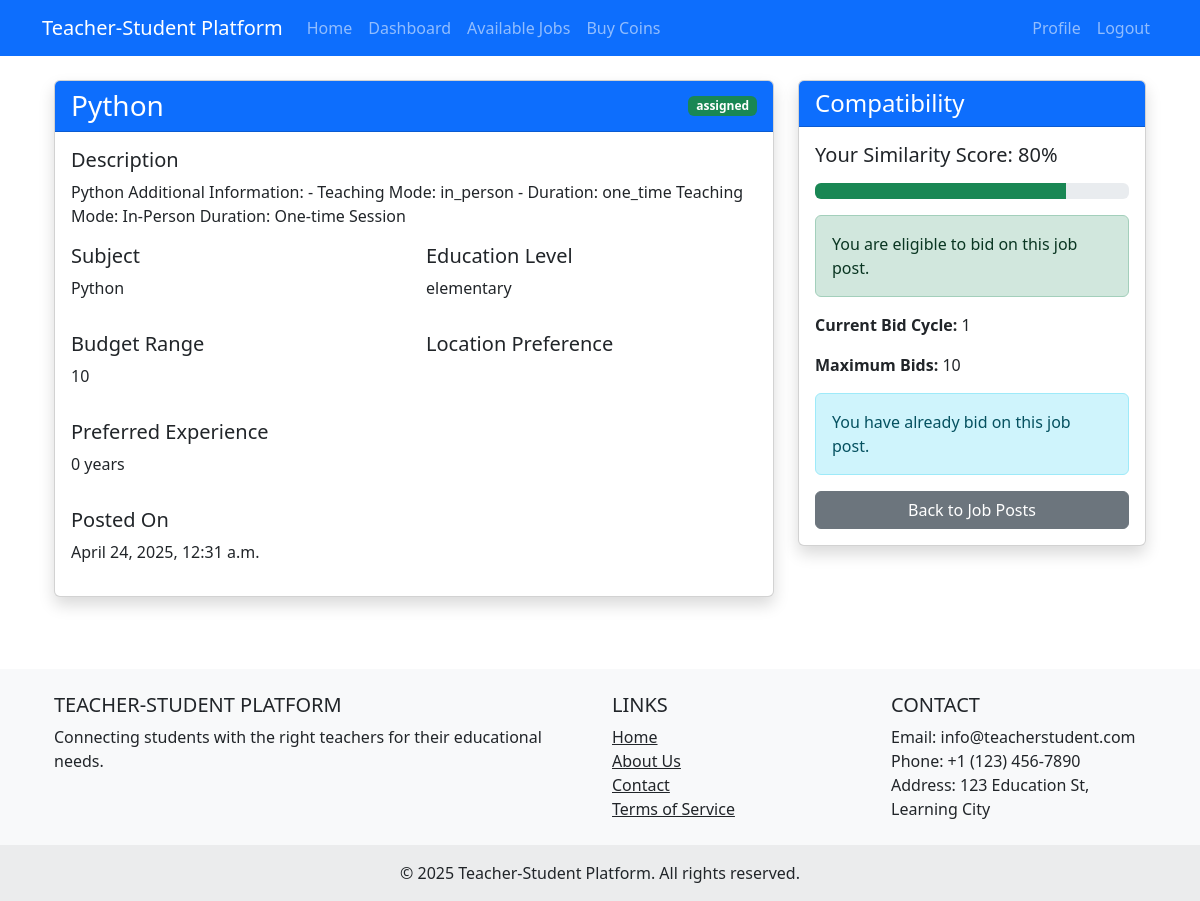
Page /teacher/job-post/2/ (signed in) on the committed database.
### student/models.py (models this page shows, shortened)
class JobPost(models.Model):
    STATUS_CHOICES = (
        ('open', 'Open'),
        ('in_progress', 'In Progress'),
        ('closed', 'Closed'),
    )
    student = models.ForeignKey(StudentProfile, on_delete=models.CASCADE, related_name='job_posts')
    title = models.CharField(max_length=255)
    description = models.TextField()
    subject = models.CharField(max_length=100)
    education_level = models.CharField(max_length=100)
    preferred_experience = models.PositiveIntegerField(default=0, help_text="Preferred years of experience")
    budget_range = models.CharField(max_length=100, blank=True, null=True)
    location_preference = models.CharField(max_length=100, blank=True, null=True)
    status = models.CharField(max_length=15, choices=STATUS_CHOICES, default='open')
    requirements_met = models.BooleanField(default=True)
    created_at = models.DateTimeField(auto_now_add=True)
    updated_at = models.DateTimeField(auto_now=True)
    current_bid_cycle = models.PositiveIntegerField(default=1)
    max_bids_current_cycle = models.PositiveIntegerField(default=10)  # 10 for first cycle, +5 for each subsequent cycle

### teacher/views.py (the view)
# urls.py: path('job-post/<int:pk>/', views.job_post_detail, name='job_post_detail'),
@login_required
@teacher_required
def job_post_detail(request, pk):
    job_post = get_object_or_404(JobPost, pk=pk)
    similarity_score = calculate_similarity_score(request.user.teacher_profile, job_post)
    has_bid = TeacherBid.objects.filter(job_post=job_post, teacher=request.user.teacher_profile).exists()
    is_eligible = similarity_score >= 60
    current_bids_count = TeacherBid.objects.filter(job_post=job_post).count()
    max_bids_reached = current_bids_count >= job_post.max_bids_current_cycle
    context = {
        'job_post': job_post,
        'similarity_score': similarity_score,
        'has_bid': has_bid,
        'is_eligible': is_eligible,
        'max_bids_reached': max_bids_reached,
    }
    return render(request, 'teacher/job_post_detail.html', context)

### accounts/models.py (called while the page is built)
    @property
    def is_teacher(self):
        return self.user_type == 'teacher'

    @property
    def is_student(self):
        return self.user_type == 'student'

### templates/teacher/job_post_detail.html (shortened to what this page needs)
{% extends 'base.html' %}
{% block content %}
<div class="container mt-4">
    <div class="row">
        <div class="col-md-8">
            <div class="card shadow mb-4">
                <div class="card-header bg-primary text-white d-flex justify-content-between align-items-center">
                    <h3 class="mb-0">{{ job_post.title }}</h3>
                    <span class="badge bg-{{ job_post.status|yesno:'success,warning,danger' }}">
                        {{ job_post.get_status_display }}
                    </span>
                </div>
                <div class="card-body">
                    <div class="mb-3">
                        <h5>Description</h5>
                        <p>{{ job_post.description }}</p>
                    </div>
                    <div class="row mb-3">
                        <div class="col-md-6">
                            <h5>Subject</h5>
                            <p>{{ job_post.subject }}</p>
                        </div>
                        <div class="col-md-6">
                            <h5>Education Level</h5>
                            <p>{{ job_post.education_level }}</p>
                        </div>
                    </div>
                    <div class="row mb-3">
                        <div class="col-md-6">
                            <h5>Budget Range</h5>
                            <p>{{ job_post.budget_range }}</p>
                        </div>
                        <div class="col-md-6">
                            <h5>Location Preference</h5>
                        </div>
                    </div>
                    <div class="row mb-3">
                        <div class="col-md-6">
                            <h5>Preferred Experience</h5>
                            <p>{{ job_post.preferred_experience }} years</p>
                        </div>
                    </div>
                    <div class="mb-3">
                        <h5>Posted On</h5>
                        <p>{{ job_post.created_at|date:"F j, Y, g:i a" }}</p>
                    </div>
                </div>
            </div>
        </div>
        <div class="col-md-4">
            <div class="card shadow mb-4">
                <div class="card-header bg-primary text-white">
                    <h4 class="mb-0">Compatibility</h4>
                </div>
                <div class="card-body">
                    <h5 class="mb-3">Your Similarity Score: {{ similarity_score }}%</h5>
                    <div class="progress mb-3">
                        <div class="progress-bar {% if similarity_score >= 60 %}bg-success{% else %}bg-danger{% endif %}"
                             role="progressbar"
                             style="width: {{ similarity_score }}%;"
                             aria-valuenow="{{ similarity_score }}"
                             aria-valuemin="0"
                             aria-valuemax="100">
                        </div>
                    </div>
                    {% if similarity_score >= 60 %}
                        <div class="alert alert-success">
                             You are eligible to bid on this job post.
                        </div>
                    {% else %}
                        <div class="alert alert-danger">
                            <i class="fas fa-times-circle"></i> You are not eligible to bid on this job post. Your similarity score is below 60%.
                        </div>
                    {% endif %}
                    <div class="mt-3">
                        <p><strong>Current Bid Cycle:</strong> {{ job_post.current_bid_cycle }}</p>
                        <p><strong>Maximum Bids:</strong> {{ job_post.max_bids_current_cycle }}</p>
                        {% if has_bid %}
                            <div class="alert alert-info">
                                 You have already bid on this job post.
                            </div>
                        {% endif %}
                    </div>
                    <div class="d-grid gap-2 mt-3">
                        <a href="{% url 'teacher:available_job_posts' %}" class="btn btn-secondary">Back to Job Posts</a>
                    </div>
                </div>
            </div>
        </div>
    </div>
</div>
{% endblock %}

### rows in the picture
JobPost: title "Python", status "assigned", description "Python Additional Information: - Teaching Mode: in_person - Duration: one_time Teaching Mode: In-Person Duration: One-time Session", subject "Python", education_level "elementary", budget_range "10", preferred_experience "0", created_at "April 24, 2025, 12:31 a.m.", current_bid_cycle "1", max_bids_current_cycle "10"

### other values in the picture
{{ similarity_score }} "80"
